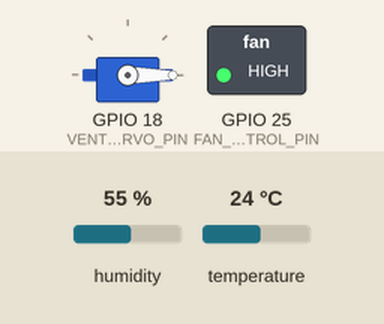
Simulated run of this sketch. Board: ESP32. Parts: servo, switched loads named in the sketch (green lamp = pin HIGH). The test bench sets the inputs (shaded band); at power-on: temperature 24 °C, humidity 55 %. WiFi joins after 1.5 s; servers stay silent unless stated; what the sketch prints to the serial monitor is not drawn.

Above: at 2.7 s.
2.8 s: temperature set to 29 °C
6.5 s: temperature set to 32 °C
At 11.2 s:
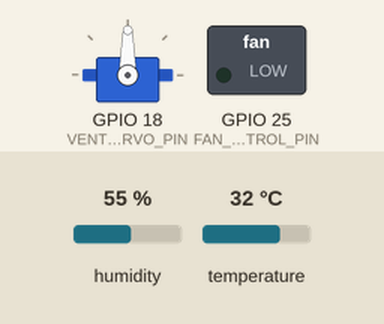
11.5 s: humidity set to 69 %
16.2 s: humidity set to 72 %
At 21.4 s:
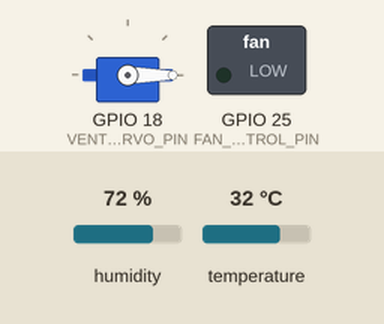
23.0 s: humidity set to 22 %
At 26.5 s:
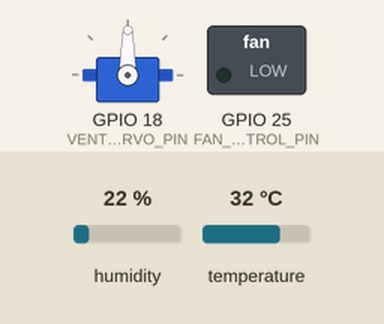
Timing chart, 0 to 27.5 s (numbered marks = the images above; inputs shaded):
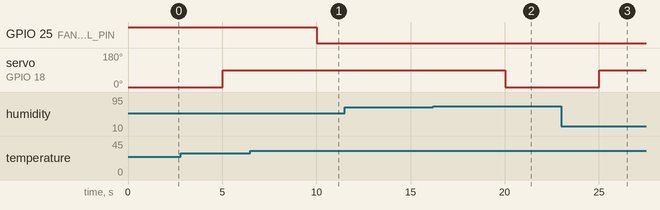

Measured:
- the behaviour switches between 30 and 31 °C on temperature (found by bisection; images 0 and 1)
- the behaviour switches between 70 and 71 % on humidity (found by bisection; images 1 and 2)
- after the input at 6.5 s, GPIO 25 (FAN_CONTROL_PIN): HIGH → LOW after 3.5 s
- after the input at 11.5 s, every drawn part: stays the same
- after the input at 16.2 s, servo on GPIO 18 (VENT_SERVO_PIN): 90° → 0° after 3.8 s
- after the input at 23.0 s, servo on GPIO 18 (VENT_SERVO_PIN): 0° → 90° after 2.0 s

The sketch:

sketch_dec28a.ino
```cpp
#include <WiFi.h>
#include <WebSocketsServer.h>
#include <ArduinoJson.h>
#include <DHT.h>
#include <ESP32Servo.h>

// WiFi Credentials
const char* ssid = "Tejas";
const char* password = "tejas3008";

// WebSocket Server
WebSocketsServer webSocket = WebSocketsServer(81);

// Hardware Pins
#define DHTPIN 4
#define FAN_CONTROL_PIN 25 // Relay (active LOW)
#define VENT_SERVO_PIN 18
#define DHTTYPE DHT11

// Thresholds
const float MAX_TEMP = 30.0;    // Fan ON above this
const float MAX_HUMIDITY = 70.0; // Vent CLOSED above this

// Servo Positions
const int VENT_OPEN = 90;
const int VENT_CLOSED = 0;

// Objects
DHT dht(DHTPIN, DHTTYPE);
Servo ventServo;

// Status variables
bool fanStatus = false;
bool ventStatus = false; // true = OPEN, false = CLOSED
float temperature = 0;
float humidity = 0;

void webSocketEvent(uint8_t num, WStype_t type, uint8_t * payload, size_t length) {
  switch(type) {
    case WStype_DISCONNECTED:
      Serial.printf("[%u] Disconnected!\n", num);
      break;

    case WStype_CONNECTED:
      {
        IPAddress ip = webSocket.remoteIP(num);
        Serial.printf("[%u] Connected from %s\n", num, ip.toString().c_str());
        sendStatusUpdate(); // Send initial status
      }
      break;

    case WStype_TEXT:
      {
        String message = String((char*)payload);
        Serial.printf("[%u] Received: %s\n", num, message.c_str());
      }
      break;
  }
}

void sendStatusUpdate() {
  StaticJsonDocument<400> doc;

  doc["temperature"] = temperature;
  doc["humidity"] = humidity;
  doc["fan"] = fanStatus;
  doc["vent"] = ventStatus;
  doc["fanReason"] = getFanReason();
  doc["ventReason"] = getVentReason();
  doc["maxTemp"] = MAX_TEMP;
  doc["maxHumidity"] = MAX_HUMIDITY;
  doc["timestamp"] = millis();

  String output;
  serializeJson(doc, output);
  webSocket.broadcastTXT(output);
  Serial.println("Sent: " + output);
}

String getFanReason() {
  if (temperature > MAX_TEMP) {
    return "High Temperature";
  } else {
    return "Normal Temperature";
  }
}

String getVentReason() {
  if (humidity > MAX_HUMIDITY) {
    return "High Humidity";
  } else {
    return "Normal Humidity";
  }
}

void controlFan() {
  if (temperature > MAX_TEMP) {
    digitalWrite(FAN_CONTROL_PIN, LOW); // Fan ON (active LOW)
    fanStatus = true;
    Serial.println("Fan ON - High Temp");
  } else {
    digitalWrite(FAN_CONTROL_PIN, HIGH); // Fan OFF
    fanStatus = false;
    Serial.println("Fan OFF - Normal Temp");
  }
}

void controlVent() {
  if (humidity > MAX_HUMIDITY) {
    ventServo.write(VENT_CLOSED);
    ventStatus = false; // CLOSED
    Serial.println("Vent CLOSED - High Humidity");
  } else {
    ventServo.write(VENT_OPEN);
    ventStatus = true; // OPEN
    Serial.println("Vent OPEN - Normal Humidity");
  }
}

void setup() {
  Serial.begin(115200);

  // Initialize DHT
  dht.begin();

  // Setup Fan Pin
  pinMode(FAN_CONTROL_PIN, OUTPUT);
  digitalWrite(FAN_CONTROL_PIN, HIGH); // Fan OFF initially (active LOW)

  // Setup Servo
  ventServo.attach(VENT_SERVO_PIN, 500, 2500);
  ventServo.write(VENT_CLOSED); // Vent closed initially

  // Connect to WiFi
  Serial.println("Connecting to WiFi...");
  WiFi.begin(ssid, password);
  while (WiFi.status() != WL_CONNECTED) {
    delay(500);
    Serial.print(".");
  }

  Serial.println("\nWiFi connected");
  Serial.print("IP address: ");
  Serial.println(WiFi.localIP());

  // Start WebSocket server
  webSocket.begin();
  webSocket.onEvent(webSocketEvent);
  Serial.println("WebSocket server started on port 81");
  Serial.println("System Ready");
}

void loop() {
  webSocket.loop();

  // Read sensor values every 5 seconds
  static unsigned long lastSensorRead = 0;
  if (millis() - lastSensorRead > 5000) {
    lastSensorRead = millis();

    float temp = dht.readTemperature();
    float hum = dht.readHumidity();

    if (isnan(temp) || isnan(hum)) {
      Serial.println("Sensor error");
      return;
    }

    temperature = temp;
    humidity = hum;

    Serial.print("Temp: ");
    Serial.print(temperature);
    Serial.print("°C | Humidity: ");
    Serial.print(humidity);
    Serial.println("%");

    // Control devices based on sensor readings
    controlFan();
    controlVent();

    // Send updates to all connected clients
    sendStatusUpdate();
  }
}
```
